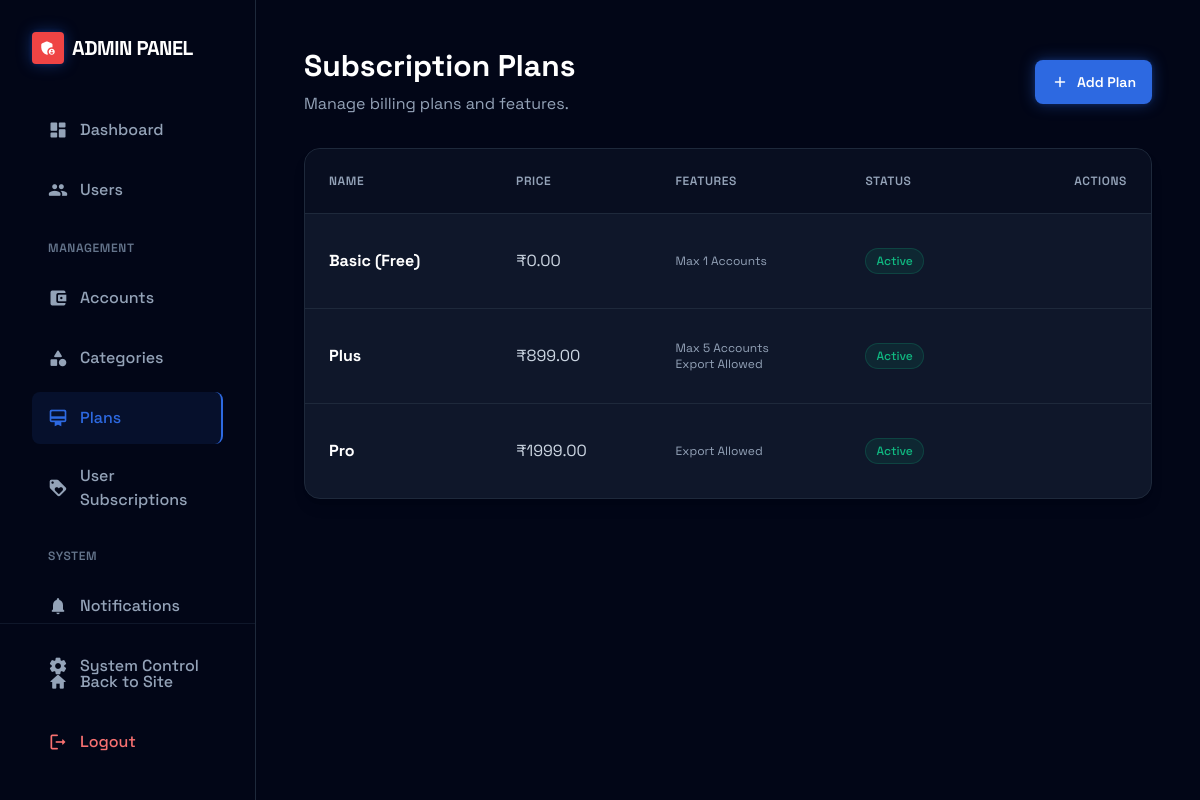
/custom-admin/plans/ (signed in), run on the app's committed database.
### apps/subscriptions/models.py (models this page shows, shortened)
class SubscriptionPlan(models.Model):
    PLAN_CHOICES = [
        ('BASIC', 'Basic (Free)'),
        ('PLUS', 'Plus'),
        ('PRO', 'Pro'),
    ]
    name = models.CharField(max_length=20, choices=PLAN_CHOICES, unique=True)
    price = models.DecimalField(max_digits=6, decimal_places=2, help_text="Monthly price")
    max_accounts = models.PositiveIntegerField(default=1, null=True, blank=True, help_text="Max number of accounts allowed. None for unlimited.")
    max_shared_accounts = models.PositiveIntegerField(default=0, null=True, blank=True, help_text="Max number of shared accounts allowed. None for unlimited.")
    pdf_export_limit = models.PositiveIntegerField(default=5, null=True, blank=True, help_text="Monthly PDF export limit. None means unlimited.")
    allow_export = models.BooleanField(default=False, help_text="Allow exporting to CSV/Excel") # Previously can_export_csv
    allow_advanced_analytics = models.BooleanField(default=False, help_text="Access to advanced analytics") # Previously has_advanced_analytics
    has_team_collaboration = models.BooleanField(default=False, help_text="Access to team tools")
    has_basic_app_features = models.BooleanField(default=True, help_text="Basic features like adding transactions")
    is_active = models.BooleanField(default=True)
    created_at = models.DateTimeField(auto_now_add=True)
    updated_at = models.DateTimeField(auto_now=True)

### apps/custom_admin/views.py (the view)
# urls.py: path('plans/', SubscriptionPlanListView.as_view(), name='plan_list'),
class SubscriptionPlanListView(LoginRequiredMixin, AdminRequiredMixin, ListView):
    model = SubscriptionPlan
    template_name = 'custom_admin/subscription_plan_list.html'
    context_object_name = 'plans'
    ordering = ['price']

### apps/core/context_processors.py (called while the page is built, shortened)
def active_account_processor(request):
    if not request.user.is_authenticated:
        return {}
    active_account = None
    account_id = request.GET.get('account')
    return {'active_account': active_account}

### apps/core/models.py (called while the page is built)
    @classmethod
    def is_active(cls):
        is_maintenance = cache.get('maintenance_mode')
        if is_maintenance is None:
            obj, created = cls.objects.get_or_create(pk=1)
            is_maintenance = obj.is_maintenance
            cache.set('maintenance_mode', is_maintenance, timeout=None)
        return is_maintenance

### apps/custom_admin/views.py (called while the page is built)
    def test_func(self):
        return self.request.user.is_superuser or self.request.user.is_staff

### apps/notifications/context_processors.py (called while the page is built)
def notifications_processor(request):
    if request.user.is_authenticated:
        unread_count = Notification.objects.filter(recipient=request.user, is_read=False).count()
        return {
            'notification_count': unread_count,
            'Notification_count': unread_count
        }
    return {}

### templates/custom_admin/subscription_plan_list.html (shortened to what this page needs)
{% extends 'custom_admin/base.html' %}
{% block content %}
<div class="max-w-7xl mx-auto">
    <div class="flex items-center justify-between mb-8">
        <div>
            <h1 class="text-3xl font-bold text-white mb-2">Subscription Plans</h1>
            <p class="text-slate-400">Manage billing plans and features.</p>
        </div>
        <a href="{% url 'custom_admin:plan_create' %}" class="bg-primary hover:bg-blue-600 text-white px-4 py-2 rounded-lg text-sm font-semibold transition-all shadow-neon hover:shadow-neon-bright flex items-center gap-2">
            <span class="material-icons-round text-lg">add</span>
            Add Plan
        </a>
    </div>
    <div class="bg-slate-900 border border-slate-800 rounded-2xl overflow-hidden shadow-lg">
        <div class="overflow-x-auto">
            <table class="w-full text-left border-collapse">
                <thead>
                    <tr class="bg-slate-950/50 border-b border-slate-800 text-slate-400 text-xs uppercase tracking-wider">
                        <th class="p-6 font-semibold">Name</th>
                        <th class="p-6 font-semibold">Price</th>
                        <th class="p-6 font-semibold">Features</th>
                        <th class="p-6 font-semibold">Status</th>
                        <th class="p-6 font-semibold text-right">Actions</th>
                    </tr>
                </thead>
                <tbody class="divide-y divide-slate-800">
                    {% for plan in plans %}
                    <tr class="hover:bg-slate-800/30 transition-colors group animate-fade-in" style="animation-delay: {{ forloop.counter }}00ms">
                        <td class="p-6 font-bold text-white">{{ plan.get_name_display }}</td>
                        <td class="p-6 text-slate-300">₹{{ plan.price }}</td>
                        <td class="p-6 text-xs text-slate-400">
                            {% if plan.max_accounts %}Max {{ plan.max_accounts }} Accounts<br>{% endif %}
                            {% if plan.allow_export %}Export Allowed<br>{% endif %}
                        </td>
                        <td class="p-6">
                            {% if plan.is_active %}
                                <span class="inline-flex items-center gap-1.5 px-2.5 py-1 rounded-full text-xs font-medium bg-emerald-500/10 text-emerald-500 border border-emerald-500/20">Active</span>
                            {% else %}
                                <span class="inline-flex items-center gap-1.5 px-2.5 py-1 rounded-full text-xs font-medium bg-slate-500/10 text-slate-500 border border-slate-500/20">Inactive</span>
                            {% endif %}
                        </td>
                        <td class="p-6 text-right">
                        </td>
                    </tr>
                    {% empty %}
                    <tr><td colspan="5" class="p-12 text-center text-slate-500">No plans found.</td></tr>
                    {% endfor %}
                </tbody>
            </table>
        </div>
    </div>
</div>
{% endblock %}

### static/css/style.css (style rules this page uses)
body { font-family: 'Space Grotesk', sans-serif; background-color: #020617; }

### templates/custom_admin/base.html (style rules this page uses)
.animate-fade-in { animation: fadeIn 0.4s ease-out forwards; }

### data on the page
SubscriptionPlan: name "Basic (Free)", price "0.00", max_accounts "1", is_active "Active"
SubscriptionPlan: name "Plus", price "899.00", max_accounts "5", allow_export "Export Allowed", is_active "Active"
SubscriptionPlan: name "Pro", price "1999.00", allow_export "Export Allowed", is_active "Active"
